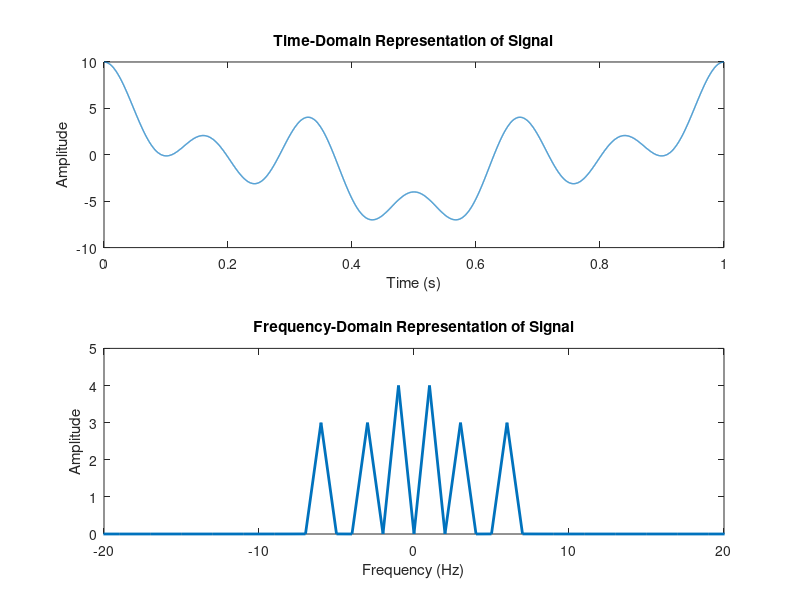

This chart was generated by the following MATLAB code:
clc
close all
clear all

% x1 = a1*cos(2*pi*f1*t), x2 = a2*sin(2*pi*f2*t), x3 = a3*cos(2*pi*f3*t)
% signal_x = x1 + x2 + x3
% a1 = G + 1, a2 = F + 2, a3 = E + 3, f1 = E + 1, f2 = F + 2, f3 = G + 3.

% ID = 22-46013-1
% ID = AB-CDEFG-H

a1 = 4;
a2 = 3;
a3 = 3;

f1 = 1;
f2 = 3;
f3 = 6;






%Define number of samples to take 
fs = 8000; 

%Define signal 
t = 0: 1/fs: 1; 


x1 = a1*cos(2*pi*f1*t);
x2 = a2*cos(2*pi*f2*t);
x3 = a3*cos(2*pi*f3*t);
signal_x = x1 + x2 + x3; 
nx = length(t); % Total number of samples 
%Plot to illustrate that it is a sine wave 

subplot(2,1,1);
plot(t, signal_x,'linewidth',1); 
title('Time-Domain Representation of Signal'); 
xlabel('Time (s)'); 
ylabel('Amplitude'); 
% Take fourier transform 
fftSignal_x = fft(signal_x); 
% Apply fftshift to put it in the form 
% we are used to (see documentation) 
fftSignal_x = fftshift(fftSignal_x)/(nx/2); 
% Scaling done by dividing with (fs/2) 
% Next, calculate the frequency axis, 
% which is defined by the sampling rate 
f = linspace(-fs/2,fs/2,nx); 
% Since the signal is complex, we need to 
% plot the magnitude to get it to 
% look right, so we use abs (absolute value) 

subplot(2, 1, 2)
plot(f, abs(fftSignal_x),'linewidth',2); 
title('Frequency-Domain Representation of Signal'); 
xlabel('Frequency (Hz)'); 
ylabel('Amplitude'); 
xlim([-20 20]) 

